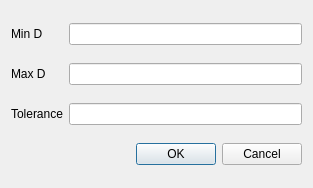
<?xml version="1.0" encoding="UTF-8"?>
<ui version="4.0">
 <class>Dialog</class>
 <widget class="QDialog" name="Dialog">
  <property name="geometry">
   <rect>
    <x>0</x>
    <y>0</y>
    <width>313</width>
    <height>188</height>
   </rect>
  </property>
  <property name="windowTitle">
   <string>Dialog</string>
  </property>
  <layout class="QGridLayout" name="gridLayout">
   <item row="0" column="0">
    <widget class="QLabel" name="label">
     <property name="text">
      <string>Min D</string>
     </property>
    </widget>
   </item>
   <item row="0" column="1">
    <widget class="QLineEdit" name="lineEdit_minD"/>
   </item>
   <item row="1" column="0">
    <widget class="QLabel" name="label_2">
     <property name="text">
      <string>Max D</string>
     </property>
    </widget>
   </item>
   <item row="2" column="0">
    <widget class="QLabel" name="label_3">
     <property name="text">
      <string>Tolerance</string>
     </property>
    </widget>
   </item>
   <item row="3" column="0" colspan="2">
    <widget class="QDialogButtonBox" name="buttonBox">
     <property name="orientation">
      <enum>Qt::Horizontal</enum>
     </property>
     <property name="standardButtons">
      <set>QDialogButtonBox::Cancel|QDialogButtonBox::Ok</set>
     </property>
    </widget>
   </item>
   <item row="1" column="1">
    <widget class="QLineEdit" name="lineEdit_maxD"/>
   </item>
   <item row="2" column="1">
    <widget class="QLineEdit" name="lineEdit_tolerance"/>
   </item>
  </layout>
 </widget>
 <resources/>
 <connections>
  <connection>
   <sender>buttonBox</sender>
   <signal>accepted()</signal>
   <receiver>Dialog</receiver>
   <slot>accept()</slot>
   <hints>
    <hint type="sourcelabel">
     <x>248</x>
     <y>254</y>
    </hint>
    <hint type="destinationlabel">
     <x>157</x>
     <y>274</y>
    </hint>
   </hints>
  </connection>
  <connection>
   <sender>buttonBox</sender>
   <signal>rejected()</signal>
   <receiver>Dialog</receiver>
   <slot>reject()</slot>
   <hints>
    <hint type="sourcelabel">
     <x>316</x>
     <y>260</y>
    </hint>
    <hint type="destinationlabel">
     <x>286</x>
     <y>274</y>
    </hint>
   </hints>
  </connection>
 </connections>
</ui>
